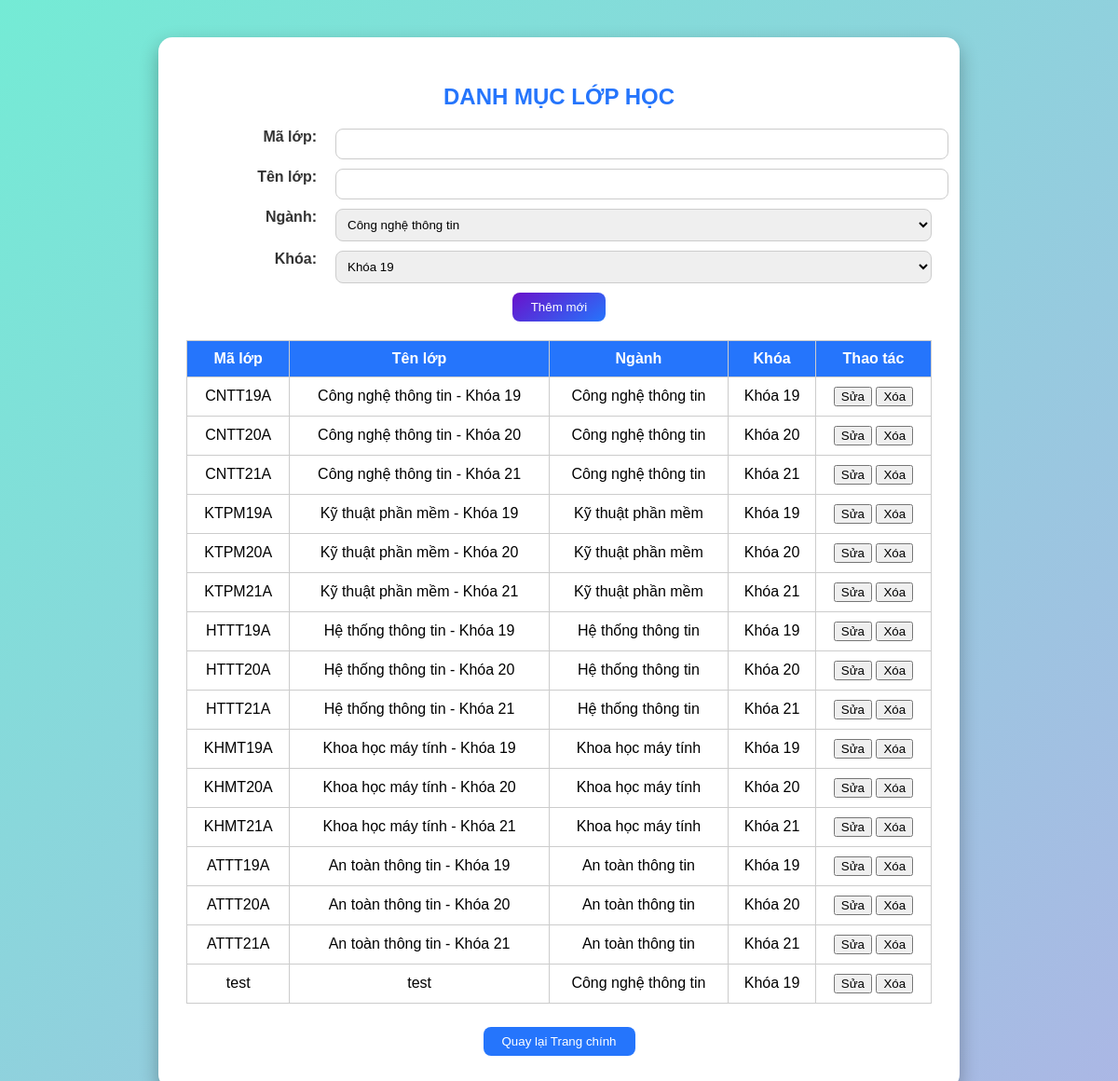
Page /lophoc on the committed database.
### tables this page shows
CREATE TABLE LOPHOC (
    MALOP   TEXT PRIMARY KEY,
    TENLOP  TEXT NOT NULL,
    MANGANH TEXT REFERENCES NGANHHOC(MANGANH),
    MAKH    TEXT REFERENCES KHOAHOC(MAKH)
);

CREATE TABLE NGANHHOC (
    MANGANH  TEXT PRIMARY KEY,
    TENNGANH TEXT NOT NULL
);

CREATE TABLE KHOAHOC (
    MAKH       TEXT PRIMARY KEY,
    TENKH      TEXT NOT NULL,
    NAMBATDAU  INTEGER,
    NAMKETTHUC INTEGER
);

### app.py (the view)
@Chinh.route('/lophoc')
def lophoc():
    db = get_db()
    data = db.execute("""
        SELECT L.MALOP, L.TENLOP, L.MANGANH, N.TENNGANH, L.MAKH, K.TENKH
        FROM LOPHOC L
        LEFT JOIN NGANHHOC N ON L.MANGANH = N.MANGANH
        LEFT JOIN KHOAHOC K ON L.MAKH = K.MAKH
    """).fetchall()
    dsnganh = db.execute("SELECT MANGANH, TENNGANH FROM NGANHHOC").fetchall()
    dskhoa = db.execute("SELECT MAKH, TENKH FROM KHOAHOC").fetchall()
    return render_template('LopHoc.html', danhsach=data, dsnganh=dsnganh, dskhoa=dskhoa)

### app.py (called while the page is built)
def get_db():
    if 'db' not in g:
        g.db = sqlite3.connect(DB_PATH)
        g.db.row_factory = sqlite3.Row            # truy cập cột theo tên: row['MSV'] hoặc row.MSV trong Jinja
        g.db.execute("PRAGMA foreign_keys = ON")  # SQLite mặc định không kiểm tra khóa ngoại
    return g.db

### templates/LopHoc.html (shortened to what this page needs)
<!DOCTYPE html>
<html lang="vi">
<head>
</head>
<body>
<div class="container">
<h2>DANH MỤC LỚP HỌC</h2>
<form method="post" action="/them_lop">
<label>Mã lớp:</label>
<input type="text" name="malop" required>
<label>Tên lớp:</label>
<input type="text" name="tenlop" required>
<label>Ngành:</label>
<select name="manganh">
{% for n in dsnganh %}<option value="{{ n.MANGANH }}">{{ n.TENNGANH }}</option>{% endfor %}
</select>
<label>Khóa:</label>
<select name="makh">
{% for k in dskhoa %}<option value="{{ k.MAKH }}">{{ k.TENKH }}</option>{% endfor %}
</select>
<button type="submit" class="btn-small">Thêm mới</button>
</form>
<table>
<tr><th>Mã lớp</th><th>Tên lớp</th><th>Ngành</th><th>Khóa</th><th>Thao tác</th></tr>
{% for l in danhsach %}
<tr>
<td>{{ l.MALOP }}</td>
<td>{{ l.TENLOP }}</td>
<td>{{ l.TENNGANH }}</td>
<td>{{ l.TENKH }}</td>
<td>
<a href="{{ url_for('sua_lop', malop=l.MALOP) }}"><button>Sửa</button></a>
<a href="{{ url_for('xoa_lop', malop=l.MALOP) }}" onclick="return confirm('Xóa lớp này?')"><button>Xóa</button></a>
</td>
</tr>
{% endfor %}
</table>
<div class="actions">
<a href="/quanly"><button>Quay lại Trang chính</button></a>
</div>
</div>
</body>
</html>

### templates/LopHoc.html (style rules this page uses)
body { font-family:Arial,sans-serif;background:linear-gradient(135deg,#74ebd5 0%,#ACB6E5 100%);margin:0;padding:0; }
.container { width:800px;margin:40px auto;background:#fff;border-radius:15px;box-shadow:0 8px 20px rgba(0,0,0,0.3);padding:30px; }
h2 { text-align:center;color:#2575fc;margin-bottom:20px; }
form { display:grid;grid-template-columns:150px 1fr;gap:10px;margin-bottom:20px; }
label { text-align:right;padding-right:10px;font-weight:bold;color:#333; }
input,select { padding:8px;border:1px solid #ccc;border-radius:8px;width:100%; }
.btn-small { grid-column:span 2;padding:8px 20px;border:none;border-radius:8px;background:linear-gradient(145deg,#6a11cb,#2575fc);color:#fff;cursor:pointer;width:auto;display:block;margin:0 auto; }
table { width:100%;border-collapse:collapse;margin-top:20px; }
table th,table td { border:1px solid #ccc;padding:10px;text-align:center; }
table th { background:#2575fc;color:#fff; }
.actions { text-align:center;margin-top:20px; }
.actions button,.actions a button { margin:5px;padding:8px 20px;border:none;border-radius:8px;background:#2575fc;color:#fff;cursor:pointer; }

### rows in the picture
LOPHOC: MALOP "CNTT19A", TENLOP "Công nghệ thông tin - Khóa 19", TENNGANH "Công nghệ thông tin", TENKH "Khóa 19"
LOPHOC: MALOP "CNTT20A", TENLOP "Công nghệ thông tin - Khóa 20", TENNGANH "Công nghệ thông tin", TENKH "Khóa 20"
LOPHOC: MALOP "CNTT21A", TENLOP "Công nghệ thông tin - Khóa 21", TENNGANH "Công nghệ thông tin", TENKH "Khóa 21"
LOPHOC: MALOP "KTPM19A", TENLOP "Kỹ thuật phần mềm - Khóa 19", TENNGANH "Kỹ thuật phần mềm", TENKH "Khóa 19"
LOPHOC: MALOP "KTPM20A", TENLOP "Kỹ thuật phần mềm - Khóa 20", TENNGANH "Kỹ thuật phần mềm", TENKH "Khóa 20"
LOPHOC: MALOP "KTPM21A", TENLOP "Kỹ thuật phần mềm - Khóa 21", TENNGANH "Kỹ thuật phần mềm", TENKH "Khóa 21"
LOPHOC: MALOP "HTTT19A", TENLOP "Hệ thống thông tin - Khóa 19", TENNGANH "Hệ thống thông tin", TENKH "Khóa 19"
LOPHOC: MALOP "HTTT20A", TENLOP "Hệ thống thông tin - Khóa 20", TENNGANH "Hệ thống thông tin", TENKH "Khóa 20"
LOPHOC: MALOP "HTTT21A", TENLOP "Hệ thống thông tin - Khóa 21", TENNGANH "Hệ thống thông tin", TENKH "Khóa 21"
LOPHOC: MALOP "KHMT19A", TENLOP "Khoa học máy tính - Khóa 19", TENNGANH "Khoa học máy tính", TENKH "Khóa 19"
LOPHOC: MALOP "KHMT20A", TENLOP "Khoa học máy tính - Khóa 20", TENNGANH "Khoa học máy tính", TENKH "Khóa 20"
LOPHOC: MALOP "KHMT21A", TENLOP "Khoa học máy tính - Khóa 21", TENNGANH "Khoa học máy tính", TENKH "Khóa 21"
LOPHOC: MALOP "ATTT19A", TENLOP "An toàn thông tin - Khóa 19", TENNGANH "An toàn thông tin", TENKH "Khóa 19"
LOPHOC: MALOP "ATTT20A", TENLOP "An toàn thông tin - Khóa 20", TENNGANH "An toàn thông tin", TENKH "Khóa 20"
LOPHOC: MALOP "ATTT21A", TENLOP "An toàn thông tin - Khóa 21", TENNGANH "An toàn thông tin", TENKH "Khóa 21"
LOPHOC: MALOP "test", TENLOP "test", TENNGANH "Công nghệ thông tin", TENKH "Khóa 19"

### other values in the picture
form field manganh "Công nghệ thông tin"
form field makh "Khóa 19"
